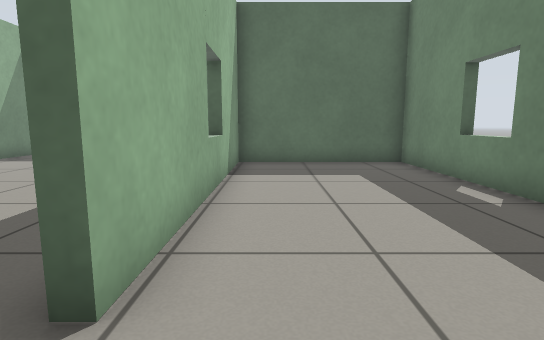
view 1 (above)

12 first-person views from a walk through a robot-simulator world made for Gazebo. The camera is 0.62 m above the floor, tilts 8° down and sees 80° across. The floor is counted in squares, 0.5 m on a side. Each view is taken from the middle of a square. On the plan, view 1 faces up. The plan holds only what a view shows up to about 14 squares ahead; the rest is blank.

view 2
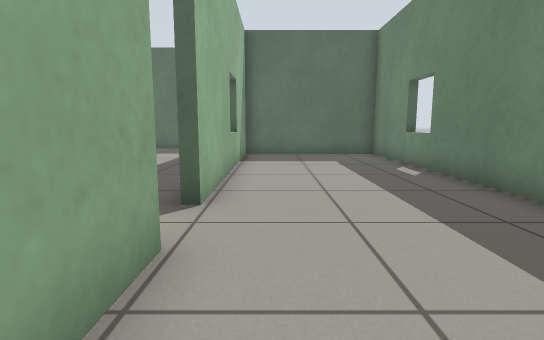

view 3
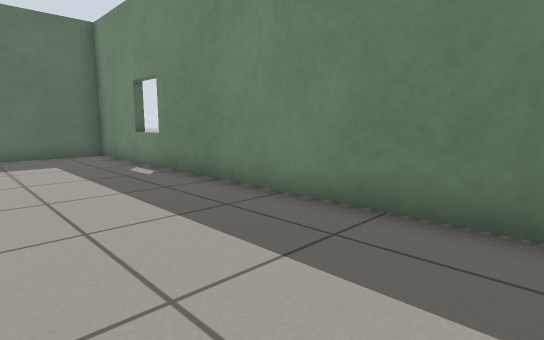

view 4
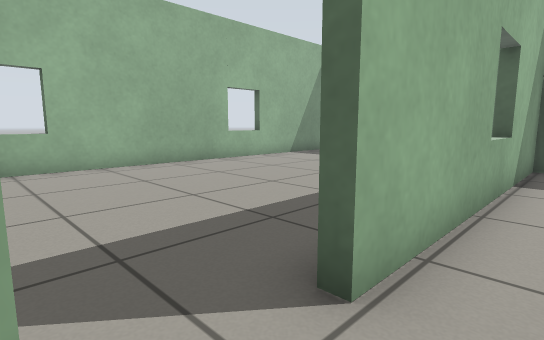

view 5
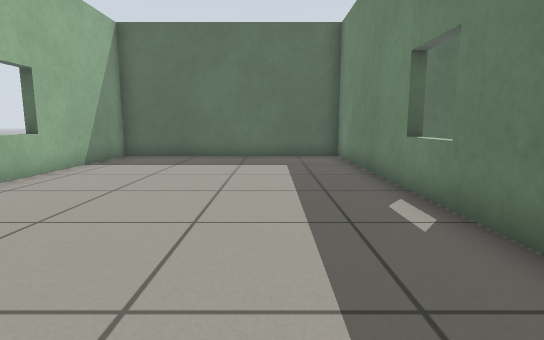

view 6
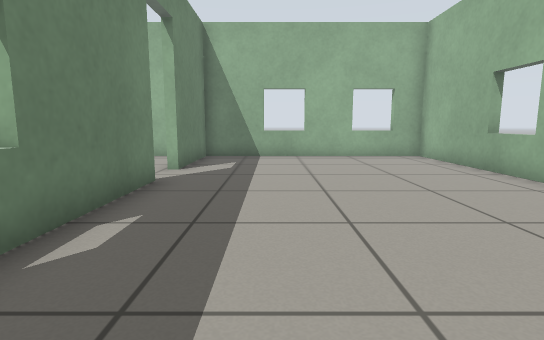

view 7
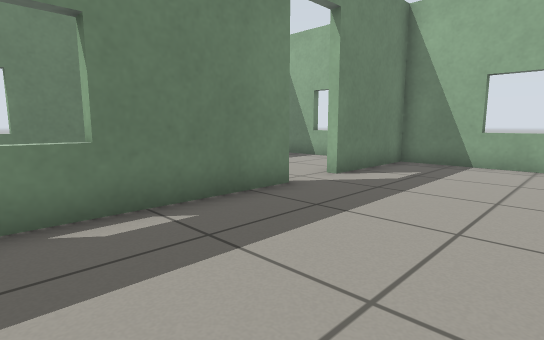

view 8
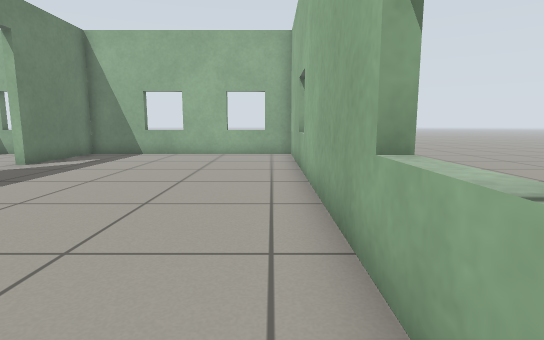

view 9
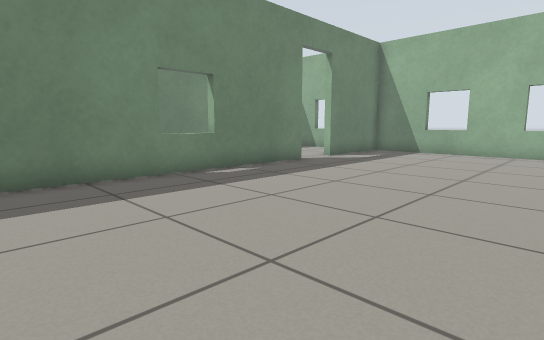

view 10
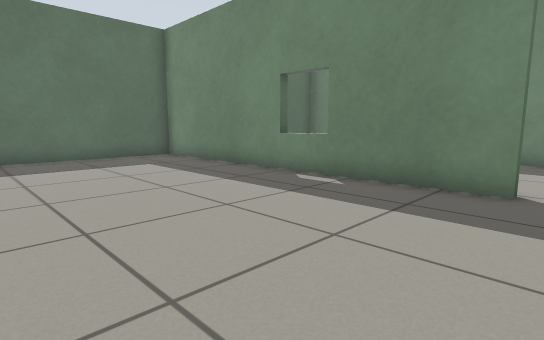

view 11
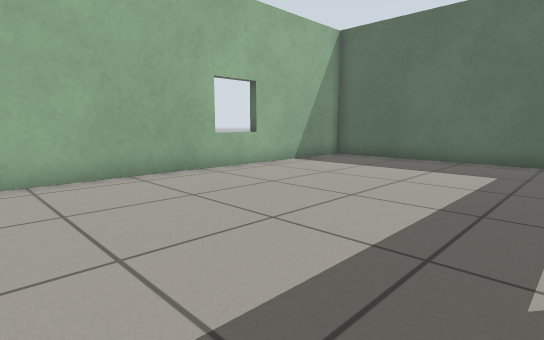

view 12
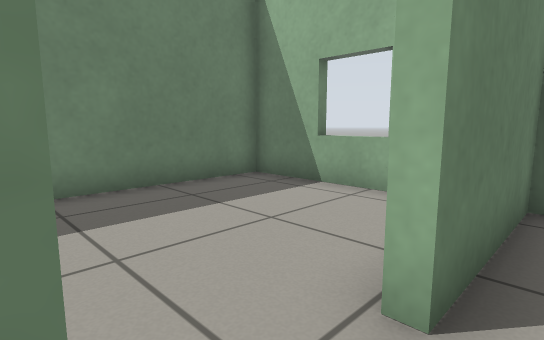

### Floor plan
Ten units are one square. View 1 is at (0, 0); x grows to the right and y downward. Boxes are objects, and circles mark ways between rooms. Rooms are numbered by the first view taken in them; rooms with no view inside come last. Other rooms are left out.
<svg viewBox="-103 -142 151 184">
<path fill="none" stroke="#000" d="M-11 -1 -11 19M0 37 43 37 43 -107 -11 -107 -11 -19M-14 -19 -14 -137 -98 -137 -98 37 -14 37 -14 -1"/>
<circle cx="-10" cy="-10" r="3" fill="#2a7"/>
<text x="20" y="-40">1</text>
<text x="-60" y="-50">2</text>
</svg>
Room 1 opens to room 2.

Where each view was taken, in squares from view 1:
view 1: 0 up, 0 right, facing up
view 2: 3 down, 0 right, facing up
view 3: 3 down, 0 right, facing up-right
view 4: 0 up, 0 right, facing up-left
view 5: 1 up, 4 left, facing up
view 6: 9 up, 4 left, facing down
view 7: 7 up, 6 left, facing down-right
view 8: 10 up, 9 left, facing down
view 9: 11 up, 9 left, facing down-right
view 10: 1 up, 8 left, facing up-right
view 11: 2 up, 2 left, facing up-left
view 12: 2 up, 2 left, facing down-right
